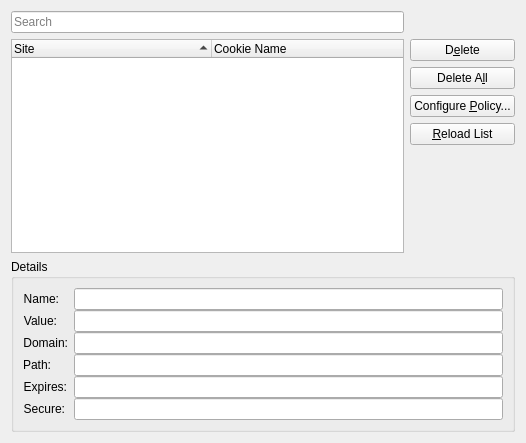
<?xml version="1.0" encoding="UTF-8"?>
<ui version="4.0">
 <class>KCookiesManagementUI</class>
 <widget class="QWidget" name="KCookiesManagementUI">
  <property name="geometry">
   <rect>
    <x>0</x>
    <y>0</y>
    <width>526</width>
    <height>443</height>
   </rect>
  </property>
  <layout class="QGridLayout" name="gridLayout">
   <item row="0" column="0">
    <widget class="KTreeWidgetSearchLine" name="searchLineEdit">
     <property name="enabled">
      <bool>true</bool>
     </property>
     <property name="placeholderText">
      <string>Search</string>
     </property>
    </widget>
   </item>
   <item row="1" column="0" rowspan="5">
    <widget class="QTreeWidget" name="cookiesTreeWidget">
     <property name="toolTip">
      <string>Search interactively for domains and hosts</string>
     </property>
     <property name="sortingEnabled">
      <bool>true</bool>
     </property>
     <property name="allColumnsShowFocus">
      <bool>true</bool>
     </property>
     <attribute name="headerDefaultSectionSize">
      <number>200</number>
     </attribute>
     <attribute name="headerMinimumSectionSize">
      <number>100</number>
     </attribute>
     <column>
      <property name="text">
       <string>Site</string>
      </property>
     </column>
     <column>
      <property name="text">
       <string>Cookie Name</string>
      </property>
     </column>
    </widget>
   </item>
   <item row="1" column="1">
    <widget class="QPushButton" name="deleteButton">
     <property name="text">
      <string>D&amp;elete</string>
     </property>
    </widget>
   </item>
   <item row="2" column="1">
    <widget class="QPushButton" name="deleteAllButton">
     <property name="text">
      <string>Delete A&amp;ll</string>
     </property>
    </widget>
   </item>
   <item row="3" column="1">
    <widget class="QPushButton" name="configPolicyButton">
     <property name="text">
      <string>Configure &amp;Policy...</string>
     </property>
    </widget>
   </item>
   <item row="4" column="1">
    <widget class="QPushButton" name="reloadButton">
     <property name="text">
      <string>&amp;Reload List</string>
     </property>
    </widget>
   </item>
   <item row="5" column="1">
    <spacer name="verticalSpacer">
     <property name="orientation">
      <enum>Qt::Vertical</enum>
     </property>
     <property name="sizeHint" stdset="0">
      <size>
       <width>18</width>
       <height>114</height>
      </size>
     </property>
    </spacer>
   </item>
   <item row="6" column="0" colspan="2">
    <widget class="QGroupBox" name="detailsGroupBox">
     <property name="title">
      <string>Details</string>
     </property>
     <layout class="QFormLayout" name="formLayout">
      <property name="verticalSpacing">
       <number>0</number>
      </property>
      <item row="0" column="0">
       <widget class="QLabel" name="nameLabel">
        <property name="text">
         <string>Name:</string>
        </property>
        <property name="alignment">
         <set>Qt::AlignRight|Qt::AlignTrailing|Qt::AlignVCenter</set>
        </property>
        <property name="wordWrap">
         <bool>false</bool>
        </property>
        <property name="buddy">
         <cstring>nameLineEdit</cstring>
        </property>
       </widget>
      </item>
      <item row="0" column="1">
       <widget class="QLineEdit" name="nameLineEdit">
        <property name="readOnly">
         <bool>true</bool>
        </property>
       </widget>
      </item>
      <item row="1" column="0">
       <widget class="QLabel" name="valueLabel">
        <property name="text">
         <string>Value:</string>
        </property>
        <property name="alignment">
         <set>Qt::AlignRight|Qt::AlignTrailing|Qt::AlignVCenter</set>
        </property>
        <property name="wordWrap">
         <bool>false</bool>
        </property>
        <property name="buddy">
         <cstring>valueLineEdit</cstring>
        </property>
       </widget>
      </item>
      <item row="1" column="1">
       <widget class="QLineEdit" name="valueLineEdit">
        <property name="readOnly">
         <bool>true</bool>
        </property>
       </widget>
      </item>
      <item row="2" column="0">
       <widget class="QLabel" name="domainLabel">
        <property name="text">
         <string>Domain:</string>
        </property>
        <property name="alignment">
         <set>Qt::AlignRight|Qt::AlignTrailing|Qt::AlignVCenter</set>
        </property>
        <property name="wordWrap">
         <bool>false</bool>
        </property>
        <property name="buddy">
         <cstring>domainLineEdit</cstring>
        </property>
       </widget>
      </item>
      <item row="2" column="1">
       <widget class="QLineEdit" name="domainLineEdit">
        <property name="readOnly">
         <bool>true</bool>
        </property>
       </widget>
      </item>
      <item row="3" column="0">
       <widget class="QLabel" name="patchLabel">
        <property name="text">
         <string>Path:</string>
        </property>
        <property name="alignment">
         <set>Qt::AlignRight|Qt::AlignTrailing|Qt::AlignVCenter</set>
        </property>
        <property name="wordWrap">
         <bool>false</bool>
        </property>
        <property name="buddy">
         <cstring>pathLineEdit</cstring>
        </property>
       </widget>
      </item>
      <item row="3" column="1">
       <widget class="QLineEdit" name="pathLineEdit">
        <property name="readOnly">
         <bool>true</bool>
        </property>
       </widget>
      </item>
      <item row="4" column="0">
       <widget class="QLabel" name="expiresLabel">
        <property name="text">
         <string>Expires:</string>
        </property>
        <property name="alignment">
         <set>Qt::AlignRight|Qt::AlignTrailing|Qt::AlignVCenter</set>
        </property>
        <property name="wordWrap">
         <bool>false</bool>
        </property>
        <property name="buddy">
         <cstring>expiresLineEdit</cstring>
        </property>
       </widget>
      </item>
      <item row="4" column="1">
       <widget class="QLineEdit" name="expiresLineEdit">
        <property name="readOnly">
         <bool>true</bool>
        </property>
       </widget>
      </item>
      <item row="5" column="0">
       <widget class="QLabel" name="secureLabel">
        <property name="text">
         <string>Secure:</string>
        </property>
        <property name="alignment">
         <set>Qt::AlignRight|Qt::AlignTrailing|Qt::AlignVCenter</set>
        </property>
        <property name="wordWrap">
         <bool>false</bool>
        </property>
        <property name="buddy">
         <cstring>secureLineEdit</cstring>
        </property>
       </widget>
      </item>
      <item row="5" column="1">
       <widget class="QLineEdit" name="secureLineEdit">
        <property name="readOnly">
         <bool>true</bool>
        </property>
       </widget>
      </item>
     </layout>
    </widget>
   </item>
  </layout>
 </widget>
 <customwidgets>
  <customwidget>
   <class>KTreeWidgetSearchLine</class>
   <extends>QLineEdit</extends>
   <header>ktreewidgetsearchline.h</header>
  </customwidget>
 </customwidgets>
 <resources/>
 <connections/>
</ui>
